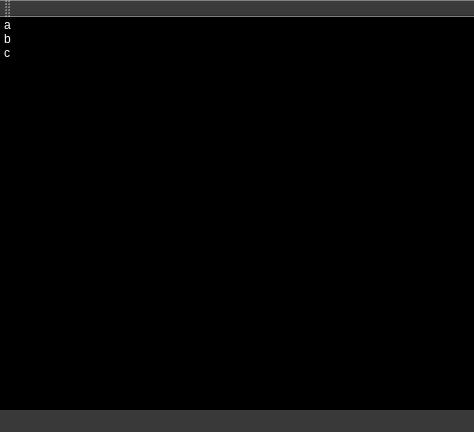
<?xml version="1.0" encoding="UTF-8"?>
<ui version="4.0">
 <class>Cloud</class>
 <widget class="QMainWindow" name="Cloud">
  <property name="geometry">
   <rect>
    <x>0</x>
    <y>0</y>
    <width>474</width>
    <height>432</height>
   </rect>
  </property>
  <property name="windowTitle">
   <string>Cloud by fensoft</string>
  </property>
  <property name="windowIcon">
   <iconset resource="res.qrc">
    <normaloff>:/res/cloud.png</normaloff>:/res/cloud.png</iconset>
  </property>
  <property name="styleSheet">
   <string notr="true">background-color: rgb(57, 57, 57);</string>
  </property>
  <widget class="QWidget" name="centralWidget">
   <layout class="QVBoxLayout" name="verticalLayout">
    <property name="margin">
     <number>0</number>
    </property>
    <item>
     <widget class="QTreeWidget" name="list">
      <property name="styleSheet">
       <string notr="true">QTreeWidget {
background-color: rgb(0, 0, 0);
color: rgb(255, 255, 255);
}

QTreeWidget::item:selected {
	selection-color: rgb(0, 0, 0);
	selection-background-color: rgb(0, 0, 0);
}

::item:selected {
	selection-color: rgb(0, 0, 0);
	selection-background-color: rgb(0, 0, 0);
}

 QTreeWidget {
     show-decoration-selected: 1; /* make the selection span the entire width of the view */
 }

 QTreeWidget::item:alternate {
     background: #EEEEEE;
 }

 QTreeWidget::item:selected {
background-color: rgb(0, 0, 0);
color: rgb(0, 0, 0);
 }

 QTreeWidget::item:selected:!active {
     background: qlineargradient(x1: 0, y1: 0, x2: 0, y2: 1,
                                 stop: 0 #ABAFE5, stop: 1 #8588B2);
 }

 QTreeWidget::item:selected:active {
     background: qlineargradient(x1: 0, y1: 0, x2: 0, y2: 1,
                                 stop: 0 #6a6ea9, stop: 1 #888dd9);
 }

 QTreeWidget::item:hover {
	selection-color: rgb(0, 0, 0);
	selection-background-color: rgb(0, 0, 0);
 }</string>
      </property>
      <property name="rootIsDecorated">
       <bool>false</bool>
      </property>
      <attribute name="headerVisible">
       <bool>false</bool>
      </attribute>
      <column>
       <property name="text">
        <string notr="true">1</string>
       </property>
      </column>
      <column>
       <property name="text">
        <string>status</string>
       </property>
      </column>
      <column>
       <property name="text">
        <string>pos</string>
       </property>
      </column>
      <item>
       <property name="text">
        <string>a</string>
       </property>
       <property name="text">
        <string/>
       </property>
       <property name="text">
        <string/>
       </property>
      </item>
      <item>
       <property name="text">
        <string>b</string>
       </property>
       <property name="text">
        <string/>
       </property>
       <property name="text">
        <string/>
       </property>
      </item>
      <item>
       <property name="text">
        <string>c</string>
       </property>
       <property name="text">
        <string/>
       </property>
       <property name="text">
        <string/>
       </property>
      </item>
     </widget>
    </item>
   </layout>
  </widget>
  <widget class="QStatusBar" name="statusBar">
   <property name="styleSheet">
    <string notr="true">color: rgb(255, 255, 255);</string>
   </property>
  </widget>
  <widget class="QToolBar" name="toolBar">
   <property name="windowTitle">
    <string>toolBar</string>
   </property>
   <property name="styleSheet">
    <string notr="true">color: rgb(255, 255, 255);</string>
   </property>
   <attribute name="toolBarArea">
    <enum>TopToolBarArea</enum>
   </attribute>
   <attribute name="toolBarBreak">
    <bool>false</bool>
   </attribute>
  </widget>
 </widget>
 <layoutdefault spacing="6" margin="11"/>
 <resources>
  <include location="res.qrc"/>
 </resources>
 <connections/>
</ui>
